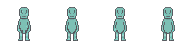
#> input picture assets/rex-idle.png, 192 x 48 px, found by its file name; its folder holds only this picture in this run
$ python analyze_fills.py
#> lines starting #> are read from the running program, lines starting #| are printed output that depends on the picture
from PIL import Image
import os

base_dir = r"c:\Users\Michelle O Connor\CascadeProjects\Bedtime Buddy\client\public"
characters = ["rex", "snapper", "snoozy", "masha", "hoppy", "stella", "flutty",
              "sparky", "luna", "buddy", "finn", "zen"]

print("Analyzing character fills in idle frames...\n")

for char in characters:
    idle_path = os.path.join(base_dir, f"{char}-idle.png")
    if not os.path.exists(idle_path):
        continue

    sheet = Image.open(idle_path).convert("RGBA")
#> sheet is the input picture: PIL image 192x48 RGBA; mean R, G, B, A 17.1, 23.7, 23, 39

    if sheet.width >= 1000:
        frame_width = sheet.width // 16
    else:
        frame_width = sheet.width // 4
#> frame_width = 48

    first_frame = sheet.crop((0, 0, frame_width, sheet.height))
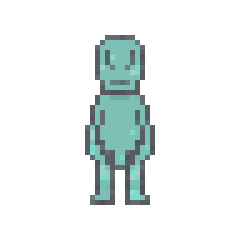
#> first_frame: PIL image 48x48 RGBA (shown 5 times larger); mean R, G, B, A 17, 23.5, 22.8, 39; transparent parts drawn white

    # Find bounding box of non-transparent pixels
    bbox = first_frame.getbbox()
#> bbox = (17, 7, 31, 41)
    if bbox:
        char_w = bbox[2] - bbox[0]
#> char_w = 14
        char_h = bbox[3] - bbox[1]
#> char_h = 34
        fill_pct = (char_w * char_h) / (frame_width * first_frame.height) * 100
#> fill_pct = 20.66
        print(f"  {char}: frame={frame_width}x{first_frame.height}, char={char_w}x{char_h}, fill={fill_pct:.0f}%, bbox={bbox}")
#|   rex: frame=48x48, char=14x34, fill=21%, bbox=(17, 7, 31, 41)
    else:
        print(f"  {char}: NO visible pixels!")
